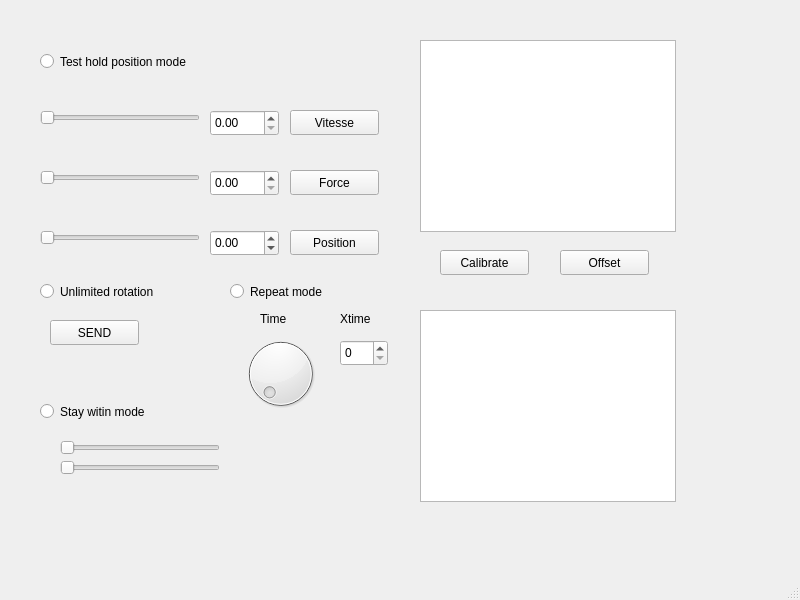
<?xml version="1.0" encoding="UTF-8"?>
<ui version="4.0">
 <class>MainWindow</class>
 <widget class="QMainWindow" name="MainWindow">
  <property name="geometry">
   <rect>
    <x>0</x>
    <y>0</y>
    <width>800</width>
    <height>600</height>
   </rect>
  </property>
  <property name="windowTitle">
   <string>MainWindow</string>
  </property>
  <widget class="QWidget" name="centralwidget">
   <widget class="QPushButton" name="pushButton">
    <property name="geometry">
     <rect>
      <x>290</x>
      <y>110</y>
      <width>89</width>
      <height>25</height>
     </rect>
    </property>
    <property name="text">
     <string>Vitesse</string>
    </property>
   </widget>
   <widget class="QPushButton" name="pushButton_2">
    <property name="geometry">
     <rect>
      <x>290</x>
      <y>170</y>
      <width>89</width>
      <height>25</height>
     </rect>
    </property>
    <property name="text">
     <string>Force</string>
    </property>
   </widget>
   <widget class="QPushButton" name="pushButton_3">
    <property name="geometry">
     <rect>
      <x>290</x>
      <y>230</y>
      <width>89</width>
      <height>25</height>
     </rect>
    </property>
    <property name="text">
     <string>Position</string>
    </property>
   </widget>
   <widget class="QSlider" name="horizontalSlider">
    <property name="geometry">
     <rect>
      <x>40</x>
      <y>110</y>
      <width>160</width>
      <height>16</height>
     </rect>
    </property>
    <property name="orientation">
     <enum>Qt::Horizontal</enum>
    </property>
   </widget>
   <widget class="QSlider" name="horizontalSlider_2">
    <property name="geometry">
     <rect>
      <x>40</x>
      <y>170</y>
      <width>160</width>
      <height>16</height>
     </rect>
    </property>
    <property name="orientation">
     <enum>Qt::Horizontal</enum>
    </property>
   </widget>
   <widget class="QSlider" name="horizontalSlider_3">
    <property name="geometry">
     <rect>
      <x>40</x>
      <y>230</y>
      <width>160</width>
      <height>16</height>
     </rect>
    </property>
    <property name="orientation">
     <enum>Qt::Horizontal</enum>
    </property>
   </widget>
   <widget class="QPushButton" name="pushButton_4">
    <property name="geometry">
     <rect>
      <x>50</x>
      <y>320</y>
      <width>89</width>
      <height>25</height>
     </rect>
    </property>
    <property name="text">
     <string>SEND</string>
    </property>
   </widget>
   <widget class="QRadioButton" name="radioButton">
    <property name="geometry">
     <rect>
      <x>40</x>
      <y>280</y>
      <width>151</width>
      <height>23</height>
     </rect>
    </property>
    <property name="text">
     <string>Unlimited rotation</string>
    </property>
   </widget>
   <widget class="QGraphicsView" name="graphicsView">
    <property name="geometry">
     <rect>
      <x>420</x>
      <y>40</y>
      <width>256</width>
      <height>192</height>
     </rect>
    </property>
    <property name="sceneRect">
     <rectf>
      <x>0.000000000000000</x>
      <y>0.000000000000000</y>
      <width>0.000000000000000</width>
      <height>0.000000000000000</height>
     </rectf>
    </property>
   </widget>
   <widget class="QRadioButton" name="radioButton_2">
    <property name="geometry">
     <rect>
      <x>230</x>
      <y>280</y>
      <width>112</width>
      <height>23</height>
     </rect>
    </property>
    <property name="text">
     <string>Repeat mode</string>
    </property>
   </widget>
   <widget class="QRadioButton" name="radioButton_3">
    <property name="geometry">
     <rect>
      <x>40</x>
      <y>50</y>
      <width>201</width>
      <height>23</height>
     </rect>
    </property>
    <property name="text">
     <string>Test hold position mode</string>
    </property>
   </widget>
   <widget class="QDoubleSpinBox" name="doubleSpinBox">
    <property name="geometry">
     <rect>
      <x>210</x>
      <y>110</y>
      <width>69</width>
      <height>26</height>
     </rect>
    </property>
   </widget>
   <widget class="QDoubleSpinBox" name="doubleSpinBox_2">
    <property name="geometry">
     <rect>
      <x>210</x>
      <y>170</y>
      <width>69</width>
      <height>26</height>
     </rect>
    </property>
   </widget>
   <widget class="QDoubleSpinBox" name="doubleSpinBox_3">
    <property name="geometry">
     <rect>
      <x>210</x>
      <y>230</y>
      <width>69</width>
      <height>26</height>
     </rect>
    </property>
    <property name="minimum">
     <double>-1.000000000000000</double>
    </property>
    <property name="maximum">
     <double>1.000000000000000</double>
    </property>
    <property name="value">
     <double>0.000000000000000</double>
    </property>
   </widget>
   <widget class="QSlider" name="horizontaDoublelSlider_4">
    <property name="geometry">
     <rect>
      <x>60</x>
      <y>440</y>
      <width>160</width>
      <height>16</height>
     </rect>
    </property>
    <property name="orientation">
     <enum>Qt::Horizontal</enum>
    </property>
    <property name="invertedControls">
     <bool>false</bool>
    </property>
   </widget>
   <widget class="QSlider" name="horizontalSlider_5">
    <property name="geometry">
     <rect>
      <x>60</x>
      <y>460</y>
      <width>160</width>
      <height>16</height>
     </rect>
    </property>
    <property name="orientation">
     <enum>Qt::Horizontal</enum>
    </property>
   </widget>
   <widget class="QRadioButton" name="radioButton_4">
    <property name="geometry">
     <rect>
      <x>40</x>
      <y>400</y>
      <width>151</width>
      <height>23</height>
     </rect>
    </property>
    <property name="text">
     <string>Stay witin mode</string>
    </property>
   </widget>
   <widget class="QDial" name="dial">
    <property name="geometry">
     <rect>
      <x>240</x>
      <y>333</y>
      <width>81</width>
      <height>81</height>
     </rect>
    </property>
   </widget>
   <widget class="QSpinBox" name="spinBox">
    <property name="geometry">
     <rect>
      <x>340</x>
      <y>340</y>
      <width>48</width>
      <height>26</height>
     </rect>
    </property>
   </widget>
   <widget class="QPushButton" name="pushButton_5">
    <property name="geometry">
     <rect>
      <x>440</x>
      <y>250</y>
      <width>89</width>
      <height>25</height>
     </rect>
    </property>
    <property name="text">
     <string>Calibrate</string>
    </property>
   </widget>
   <widget class="QPushButton" name="pushButton_6">
    <property name="geometry">
     <rect>
      <x>560</x>
      <y>250</y>
      <width>89</width>
      <height>25</height>
     </rect>
    </property>
    <property name="text">
     <string>Offset</string>
    </property>
   </widget>
   <widget class="QLabel" name="label">
    <property name="geometry">
     <rect>
      <x>260</x>
      <y>310</y>
      <width>67</width>
      <height>17</height>
     </rect>
    </property>
    <property name="text">
     <string>Time</string>
    </property>
   </widget>
   <widget class="QLabel" name="label_2">
    <property name="geometry">
     <rect>
      <x>340</x>
      <y>310</y>
      <width>67</width>
      <height>17</height>
     </rect>
    </property>
    <property name="text">
     <string>Xtime</string>
    </property>
   </widget>
   <widget class="QGraphicsView" name="graphicsView_2">
    <property name="geometry">
     <rect>
      <x>420</x>
      <y>310</y>
      <width>256</width>
      <height>192</height>
     </rect>
    </property>
   </widget>
  </widget>
  <widget class="QMenuBar" name="menubar">
   <property name="geometry">
    <rect>
     <x>0</x>
     <y>0</y>
     <width>800</width>
     <height>22</height>
    </rect>
   </property>
  </widget>
  <widget class="QStatusBar" name="statusbar"/>
 </widget>
 <resources/>
 <connections/>
</ui>
